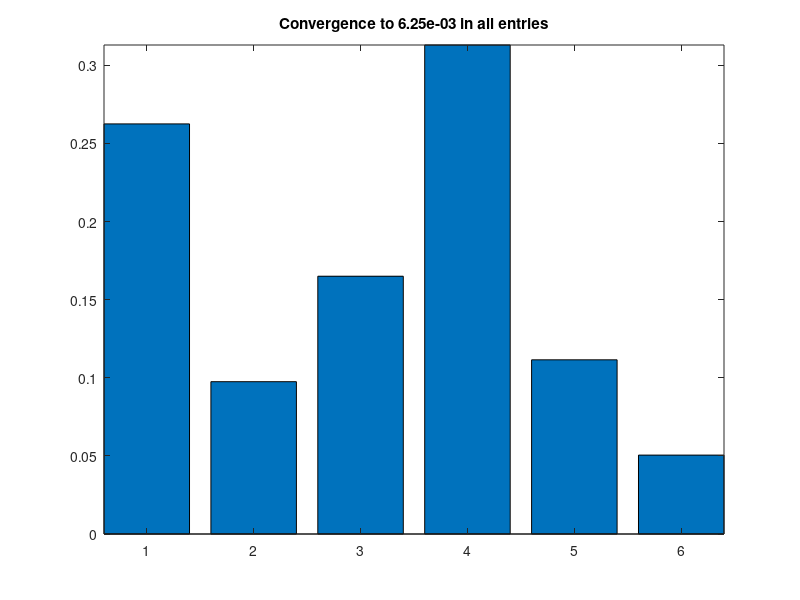

Here is the MATLAB script that generated this plot:
%  Program: googleSim1.m
%  Description:  
%   This program find the PageRank for a network where the network is 
%   created in the adjacency matrix G.  
%
%% Parameters you may wish to alter
numsims = 2000;  % Parameter controlling the number of simulations

% adjacency matrix of the network
G = [0 0 0 1 0 0; 1 0 0 0 0 0; 1 0 0 0 0 0; 0 1 1 0 1 0; 0 0 1 0 0 1; 0 0 0 1 0 0];
n = length(G);

%%  Monte Carlo Simulation on network given by adjacency matrix G
     
close all

state = 1;      % initial state of the system

M = zeros(n,n);
for i = 1:n;
    rowSum = sum(G(i,:));
    if (rowSum ~= 0)
       M(i,:) = 1/rowSum*G(i,:);
    end            
end

pages = zeros(1,n);   % vector to hold number of times page visited

% Simulate a surfer's session
computed_prob = [];
for i=1:numsims
    prob = rand;
    accumulated_prob = 0;
    flag = -1;
    
    for j = 1:n-1
      accumulated_prob = accumulated_prob + M(state,j);  
      if prob < accumulated_prob
          state = j;
          flag = j;
          break;
      end
    end;
    
    if flag==-1   % coded in case of round-off error
        state = n;
    end

    pages(state) = pages(state) + 1;

    if ~mod(i,numsims/5)
       computed_prob = [computed_prob; pages/sum(pages)];
%        fprintf('%6d       %5.3e   %5.3e   %5.3e   %5.3e   %5.3e \n',i,pages(1:5)/sum(pages));
    end
end

%% Give results in bar chart

bar(computed_prob(end,:))
convergence = max(abs(computed_prob(end,:)-computed_prob(end-1,:)));
text = sprintf('Convergence to %4.2e in all entries',convergence);
title(text);
axis tight

ranking = pages/sum(pages);
[sortedRanking, indices] = sort(ranking,'descend');
fprintf('\n****************************\n')
fprintf('     PageRank results\n')
fprintf('****************************\n')
fprintf('Web Page   PageRank\n')
fprintf('----------------------------\n')
for i=1:length(sortedRanking)
    fprintf('%5d       %5.3f \n',indices(i),sortedRanking(i));
end

fprintf('\nNote your connectivity matrix was: ')
G
